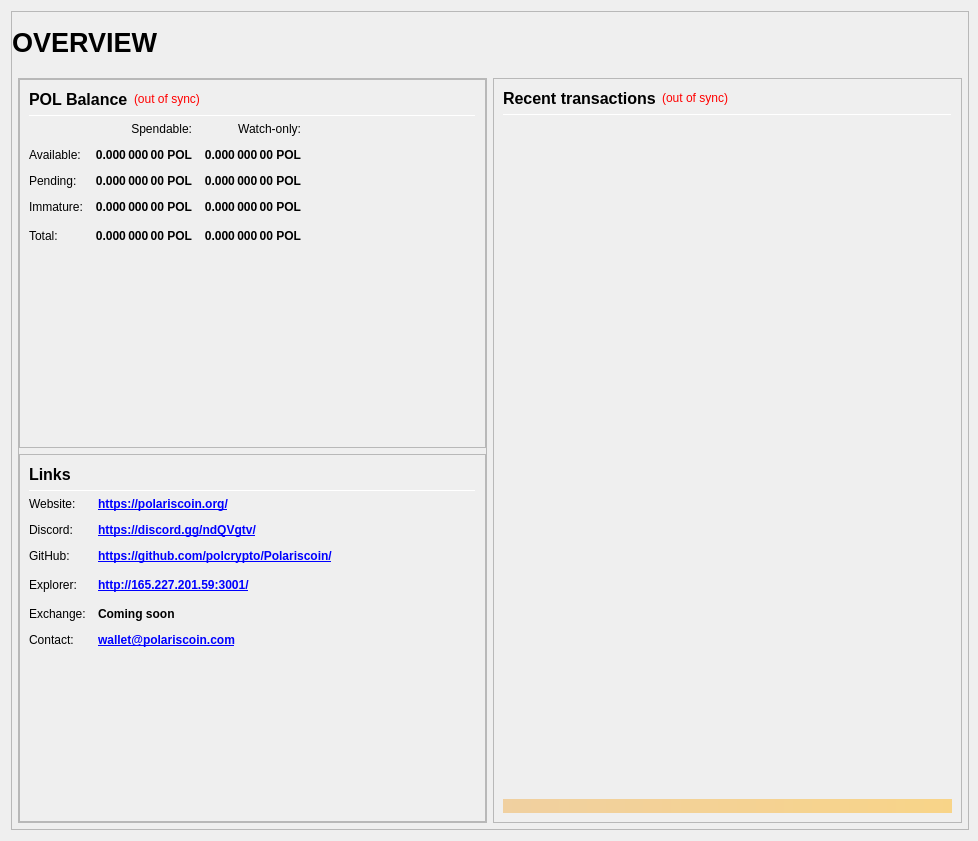
<?xml version="1.0" encoding="UTF-8"?>
<ui version="4.0">
 <class>OverviewPage</class>
 <widget class="QWidget" name="OverviewPage">
  <property name="geometry">
   <rect>
    <x>0</x>
    <y>0</y>
    <width>978</width>
    <height>841</height>
   </rect>
  </property>
  <property name="minimumSize">
   <size>
    <width>960</width>
    <height>682</height>
   </size>
  </property>
  <property name="windowTitle">
   <string>Form</string>
  </property>
  <layout class="QVBoxLayout" name="topLayout" stretch="1">
   <property name="rightMargin">
    <number>9</number>
   </property>
   <item>
    <widget class="QFrame" name="frame_BG">
     <property name="minimumSize">
      <size>
       <width>850</width>
       <height>610</height>
      </size>
     </property>
     <property name="maximumSize">
      <size>
       <width>16777215</width>
       <height>16777215</height>
      </size>
     </property>
     <property name="frameShape">
      <enum>QFrame::StyledPanel</enum>
     </property>
     <property name="frameShadow">
      <enum>QFrame::Raised</enum>
     </property>
     <layout class="QVBoxLayout" name="verticalLayout_3" stretch="1">
      <property name="leftMargin">
       <number>0</number>
      </property>
      <property name="topMargin">
       <number>0</number>
      </property>
      <property name="rightMargin">
       <number>0</number>
      </property>
      <property name="bottomMargin">
       <number>6</number>
      </property>
      <item>
       <layout class="QVBoxLayout" name="verticalLayout_Master" stretch="0,1">
        <property name="leftMargin">
         <number>0</number>
        </property>
        <property name="topMargin">
         <number>0</number>
        </property>
        <property name="rightMargin">
         <number>0</number>
        </property>
        <property name="bottomMargin">
         <number>0</number>
        </property>
        <item>
         <widget class="QFrame" name="frame_Header">
          <layout class="QVBoxLayout" name="verticalLayout_Header" stretch="0">
           <property name="leftMargin">
            <number>0</number>
           </property>
           <property name="topMargin">
            <number>0</number>
           </property>
           <property name="rightMargin">
            <number>0</number>
           </property>
           <property name="bottomMargin">
            <number>0</number>
           </property>
           <item>
            <layout class="QHBoxLayout" name="horizontalLayout_Header" stretch="1,0,1">
             <property name="spacing">
              <number>6</number>
             </property>
             <item>
              <widget class="QLabel" name="labelOverviewHeaderLeft">
               <property name="minimumSize">
                <size>
                 <width>464</width>
                 <height>60</height>
                </size>
               </property>
               <property name="maximumSize">
                <size>
                 <width>16777215</width>
                 <height>60</height>
                </size>
               </property>
               <property name="font">
                <font>
                 <pointsize>20</pointsize>
                 <weight>75</weight>
                 <bold>true</bold>
                </font>
               </property>
               <property name="text">
                <string>OVERVIEW</string>
               </property>
               <property name="alignment">
                <set>Qt::AlignLeading|Qt::AlignLeft|Qt::AlignVCenter</set>
               </property>
              </widget>
             </item>
             <item>
              <spacer name="horizontalSpacer_Header">
               <property name="orientation">
                <enum>Qt::Horizontal</enum>
               </property>
               <property name="sizeHint" stdset="0">
                <size>
                 <width>40</width>
                 <height>20</height>
                </size>
               </property>
              </spacer>
             </item>
             <item>
              <widget class="QLabel" name="labelOverviewHeaderRight">
               <property name="minimumSize">
                <size>
                 <width>464</width>
                 <height>60</height>
                </size>
               </property>
               <property name="maximumSize">
                <size>
                 <width>16777215</width>
                 <height>60</height>
                </size>
               </property>
               <property name="font">
                <font>
                 <pointsize>14</pointsize>
                </font>
               </property>
               <property name="text">
                <string/>
               </property>
               <property name="alignment">
                <set>Qt::AlignRight|Qt::AlignTrailing|Qt::AlignVCenter</set>
               </property>
              </widget>
             </item>
            </layout>
           </item>
          </layout>
         </widget>
        </item>
        <item>
         <widget class="QFrame" name="frame_Content">
          <layout class="QVBoxLayout" name="verticalLayout_Content">
           <property name="leftMargin">
            <number>6</number>
           </property>
           <property name="topMargin">
            <number>0</number>
           </property>
           <property name="rightMargin">
            <number>6</number>
           </property>
           <property name="bottomMargin">
            <number>0</number>
           </property>
           <item>
            <layout class="QHBoxLayout" name="horizontalLayout_Content" stretch="1,1">
             <property name="spacing">
              <number>6</number>
             </property>
             <item>
              <layout class="QVBoxLayout" name="verticalLayout_left" stretch="1">
               <item>
                <widget class="QFrame" name="frameObfuscation">
                 <property name="minimumSize">
                  <size>
                   <width>0</width>
                   <height>0</height>
                  </size>
                 </property>
                 <property name="frameShape">
                  <enum>QFrame::StyledPanel</enum>
                 </property>
                 <property name="frameShadow">
                  <enum>QFrame::Raised</enum>
                 </property>
                 <layout class="QVBoxLayout" name="verticalLayout" stretch="0,0,0,0">
                  <property name="leftMargin">
                   <number>0</number>
                  </property>
                  <property name="topMargin">
                   <number>0</number>
                  </property>
                  <property name="rightMargin">
                   <number>0</number>
                  </property>
                  <property name="bottomMargin">
                   <number>0</number>
                  </property>
                  <item>
                   <widget class="QFrame" name="frame_Balances">
                    <property name="frameShape">
                     <enum>QFrame::StyledPanel</enum>
                    </property>
                    <property name="frameShadow">
                     <enum>QFrame::Raised</enum>
                    </property>
                    <layout class="QVBoxLayout" name="verticalLayout_4">
                     <item>
                      <layout class="QHBoxLayout" name="horizontalLayout_4">
                       <item>
                        <widget class="QLabel" name="label_5">
                         <property name="minimumSize">
                          <size>
                           <width>0</width>
                           <height>20</height>
                          </size>
                         </property>
                         <property name="font">
                          <font>
                           <pointsize>12</pointsize>
                           <weight>75</weight>
                           <bold>true</bold>
                          </font>
                         </property>
                         <property name="text">
                          <string>POL Balance</string>
                         </property>
                        </widget>
                       </item>
                       <item>
                        <widget class="QLabel" name="labelWalletStatus">
                         <property name="cursor">
                          <cursorShape>WhatsThisCursor</cursorShape>
                         </property>
                         <property name="toolTip">
                          <string>The displayed information may be out of date. Your wallet automatically synchronizes with the KYD network after a connection is established, but this process has not completed yet.</string>
                         </property>
                         <property name="styleSheet">
                          <string notr="true">QLabel { color: red; }</string>
                         </property>
                         <property name="text">
                          <string notr="true">(out of sync)</string>
                         </property>
                         <property name="alignment">
                          <set>Qt::AlignLeading|Qt::AlignLeft|Qt::AlignVCenter</set>
                         </property>
                        </widget>
                       </item>
                       <item>
                        <spacer name="horizontalSpacer_3">
                         <property name="orientation">
                          <enum>Qt::Horizontal</enum>
                         </property>
                         <property name="sizeHint" stdset="0">
                          <size>
                           <width>40</width>
                           <height>20</height>
                          </size>
                         </property>
                        </spacer>
                       </item>
                      </layout>
                     </item>
                     <item>
                      <widget class="Line" name="line_Balance">
                       <property name="minimumSize">
                        <size>
                         <width>0</width>
                         <height>1</height>
                        </size>
                       </property>
                       <property name="maximumSize">
                        <size>
                         <width>16777215</width>
                         <height>1</height>
                        </size>
                       </property>
                       <property name="orientation">
                        <enum>Qt::Horizontal</enum>
                       </property>
                      </widget>
                     </item>
                     <item>
                      <layout class="QGridLayout" name="gridLayout">
                       <property name="spacing">
                        <number>12</number>
                       </property>
                       <item row="0" column="1">
                        <widget class="QLabel" name="labelSpendable">
                         <property name="text">
                          <string>Spendable:</string>
                         </property>
                         <property name="alignment">
                          <set>Qt::AlignRight|Qt::AlignTrailing|Qt::AlignVCenter</set>
                         </property>
                        </widget>
                       </item>
                       <item row="0" column="2">
                        <widget class="QLabel" name="labelWatchonly">
                         <property name="text">
                          <string>Watch-only:</string>
                         </property>
                         <property name="alignment">
                          <set>Qt::AlignRight|Qt::AlignTrailing|Qt::AlignVCenter</set>
                         </property>
                        </widget>
                       </item>
                       <item row="1" column="0">
                        <widget class="QLabel" name="labelBalanceText">
                         <property name="text">
                          <string>Available:</string>
                         </property>
                        </widget>
                       </item>
                       <item row="1" column="1">
                        <widget class="QLabel" name="labelBalance">
                         <property name="font">
                          <font>
                           <weight>75</weight>
                           <bold>true</bold>
                          </font>
                         </property>
                         <property name="cursor">
                          <cursorShape>IBeamCursor</cursorShape>
                         </property>
                         <property name="toolTip">
                          <string>Your current spendable balance</string>
                         </property>
                         <property name="text">
                          <string notr="true">0.000 000 00 POL</string>
                         </property>
                         <property name="alignment">
                          <set>Qt::AlignRight|Qt::AlignTrailing|Qt::AlignVCenter</set>
                         </property>
                         <property name="textInteractionFlags">
                          <set>Qt::LinksAccessibleByMouse|Qt::TextSelectableByKeyboard|Qt::TextSelectableByMouse</set>
                         </property>
                        </widget>
                       </item>
                       <item row="1" column="2">
                        <widget class="QLabel" name="labelWatchAvailable">
                         <property name="font">
                          <font>
                           <weight>75</weight>
                           <bold>true</bold>
                          </font>
                         </property>
                         <property name="cursor">
                          <cursorShape>IBeamCursor</cursorShape>
                         </property>
                         <property name="toolTip">
                          <string>Your current balance in watch-only addresses</string>
                         </property>
                         <property name="text">
                          <string notr="true">0.000 000 00 POL</string>
                         </property>
                         <property name="alignment">
                          <set>Qt::AlignRight|Qt::AlignTrailing|Qt::AlignVCenter</set>
                         </property>
                         <property name="textInteractionFlags">
                          <set>Qt::LinksAccessibleByMouse|Qt::TextSelectableByKeyboard|Qt::TextSelectableByMouse</set>
                         </property>
                        </widget>
                       </item>
                       <item row="2" column="0">
                        <widget class="QLabel" name="labelPendingText">
                         <property name="text">
                          <string>Pending:</string>
                         </property>
                        </widget>
                       </item>
                       <item row="2" column="1">
                        <widget class="QLabel" name="labelUnconfirmed">
                         <property name="font">
                          <font>
                           <weight>75</weight>
                           <bold>true</bold>
                          </font>
                         </property>
                         <property name="cursor">
                          <cursorShape>IBeamCursor</cursorShape>
                         </property>
                         <property name="toolTip">
                          <string>Total of transactions that have yet to be confirmed, and do not yet count toward the spendable balance</string>
                         </property>
                         <property name="text">
                          <string notr="true">0.000 000 00 POL</string>
                         </property>
                         <property name="alignment">
                          <set>Qt::AlignRight|Qt::AlignTrailing|Qt::AlignVCenter</set>
                         </property>
                         <property name="textInteractionFlags">
                          <set>Qt::LinksAccessibleByMouse|Qt::TextSelectableByKeyboard|Qt::TextSelectableByMouse</set>
                         </property>
                        </widget>
                       </item>
                       <item row="2" column="2">
                        <widget class="QLabel" name="labelWatchPending">
                         <property name="font">
                          <font>
                           <weight>75</weight>
                           <bold>true</bold>
                          </font>
                         </property>
                         <property name="cursor">
                          <cursorShape>IBeamCursor</cursorShape>
                         </property>
                         <property name="toolTip">
                          <string>Unconfirmed transactions to watch-only addresses</string>
                         </property>
                         <property name="text">
                          <string notr="true">0.000 000 00 POL</string>
                         </property>
                         <property name="alignment">
                          <set>Qt::AlignRight|Qt::AlignTrailing|Qt::AlignVCenter</set>
                         </property>
                         <property name="textInteractionFlags">
                          <set>Qt::LinksAccessibleByMouse|Qt::TextSelectableByKeyboard|Qt::TextSelectableByMouse</set>
                         </property>
                        </widget>
                       </item>
                       <item row="3" column="0">
                        <widget class="QLabel" name="labelImmatureText">
                         <property name="text">
                          <string>Immature:</string>
                         </property>
                        </widget>
                       </item>
                       <item row="3" column="1">
                        <widget class="QLabel" name="labelImmature">
                         <property name="font">
                          <font>
                           <weight>75</weight>
                           <bold>true</bold>
                          </font>
                         </property>
                         <property name="cursor">
                          <cursorShape>IBeamCursor</cursorShape>
                         </property>
                         <property name="toolTip">
                          <string>Staked or masternode rewards that has not yet matured</string>
                         </property>
                         <property name="text">
                          <string notr="true">0.000 000 00 POL</string>
                         </property>
                         <property name="alignment">
                          <set>Qt::AlignRight|Qt::AlignTrailing|Qt::AlignVCenter</set>
                         </property>
                         <property name="textInteractionFlags">
                          <set>Qt::LinksAccessibleByMouse|Qt::TextSelectableByKeyboard|Qt::TextSelectableByMouse</set>
                         </property>
                        </widget>
                       </item>
                       <item row="3" column="2">
                        <widget class="QLabel" name="labelWatchImmature">
                         <property name="font">
                          <font>
                           <weight>75</weight>
                           <bold>true</bold>
                          </font>
                         </property>
                         <property name="cursor">
                          <cursorShape>IBeamCursor</cursorShape>
                         </property>
                         <property name="toolTip">
                          <string>Staked or masternode rewards in watch-only addresses that has not yet matured</string>
                         </property>
                         <property name="text">
                          <string notr="true">0.000 000 00 POL</string>
                         </property>
                         <property name="alignment">
                          <set>Qt::AlignRight|Qt::AlignTrailing|Qt::AlignVCenter</set>
                         </property>
                         <property name="textInteractionFlags">
                          <set>Qt::LinksAccessibleByMouse|Qt::TextSelectableByKeyboard|Qt::TextSelectableByMouse</set>
                         </property>
                        </widget>
                       </item>
                 
                       <item row="4" column="0">
                        <widget class="QLabel" name="labelTotalText">
                         <property name="toolTip">
                          <string>Your current POL balance, unconfirmed and immature transactions included</string>
                         </property>
                         <property name="text">
                          <string>Total:</string>
                         </property>
                        </widget>
                       </item>
                       <item row="4" column="1">
                        <widget class="QLabel" name="labelTotal">
                         <property name="font">
                          <font>
                           <weight>75</weight>
                           <bold>true</bold>
                          </font>
                         </property>
                         <property name="cursor">
                          <cursorShape>IBeamCursor</cursorShape>
                         </property>
                         <property name="toolTip">
                          <string>Your current POL balance, unconfirmed and immature transactions included</string>
                         </property>
                         <property name="text">
                          <string notr="true">0.000 000 00 POL</string>
                         </property>
                         <property name="alignment">
                          <set>Qt::AlignRight|Qt::AlignTrailing|Qt::AlignVCenter</set>
                         </property>
                         <property name="textInteractionFlags">
                          <set>Qt::LinksAccessibleByMouse|Qt::TextSelectableByKeyboard|Qt::TextSelectableByMouse</set>
                         </property>
                        </widget>
                       </item>
                       <item row="4" column="2">
                        <widget class="QLabel" name="labelWatchTotal">
                         <property name="font">
                          <font>
                           <weight>75</weight>
                           <bold>true</bold>
                          </font>
                         </property>
                         <property name="cursor">
                          <cursorShape>IBeamCursor</cursorShape>
                         </property>
                         <property name="toolTip">
                          <string>Current total balance in watch-only addresses</string>
                         </property>
                         <property name="text">
                          <string notr="true">0.000 000 00 POL</string>
                         </property>
                         <property name="alignment">
                          <set>Qt::AlignRight|Qt::AlignTrailing|Qt::AlignVCenter</set>
                         </property>
                         <property name="textInteractionFlags">
                          <set>Qt::LinksAccessibleByMouse|Qt::TextSelectableByKeyboard|Qt::TextSelectableByMouse</set>
                         </property>
                        </widget>
                       </item>
                       <item row="4" column="3">
                        <spacer name="horizontalSpacer_9">
                         <property name="orientation">
                          <enum>Qt::Horizontal</enum>
                         </property>
                         <property name="sizeHint" stdset="0">
                          <size>
                           <width>40</width>
                           <height>20</height>
                          </size>
                         </property>
                        </spacer>
                       </item>
                      </layout>
                     </item>
                     <item>
                      <spacer name="verticalSpacer_3">
                       <property name="orientation">
                        <enum>Qt::Vertical</enum>
                       </property>
                       <property name="sizeHint" stdset="0">
                        <size>
                         <width>20</width>
                         <height>40</height>
                        </size>
                       </property>
                      </spacer>
                     </item>
                    </layout>
                   </widget>
                  </item>
                  <item>
                   <widget class="QFrame" name="frame_Links">
                    <property name="frameShape">
                     <enum>QFrame::StyledPanel</enum>
                    </property>
                    <property name="frameShadow">
                     <enum>QFrame::Raised</enum>
                    </property>
                    <layout class="QVBoxLayout" name="verticalLayout_Links">
                     <item>
                      <layout class="QHBoxLayout" name="horizontalLayout_Links_1" stretch="0,0">
                       <item>
                        <widget class="QLabel" name="label_Links_title">
                         <property name="minimumSize">
                          <size>
                           <width>0</width>
                           <height>20</height>
                          </size>
                         </property>
                         <property name="font">
                          <font>
                           <pointsize>12</pointsize>
                           <weight>75</weight>
                           <bold>true</bold>
                          </font>
                         </property>
                         <property name="text">
                          <string>Links</string>
                         </property>
                        </widget>
                       </item>
                       <item>
                        <spacer name="horizontalSpacer_Links_1">
                         <property name="orientation">
                          <enum>Qt::Horizontal</enum>
                         </property>
                         <property name="sizeHint" stdset="0">
                          <size>
                           <width>40</width>
                           <height>20</height>
                          </size>
                         </property>
                        </spacer>
                       </item>
                      </layout>
                     </item>
                     <item>
                      <widget class="Line" name="line_Links">
                       <property name="minimumSize">
                        <size>
                         <width>0</width>
                         <height>1</height>
                        </size>
                       </property>
                       <property name="maximumSize">
                        <size>
                         <width>16777215</width>
                         <height>1</height>
                        </size>
                       </property>
                       <property name="orientation">
                        <enum>Qt::Horizontal</enum>
                       </property>
                      </widget>
                     </item>
                     <item>
                      <layout class="QGridLayout" name="gridLayout_Links">
                       <property name="spacing">
                        <number>12</number>
                       </property>
                       <item row="1" column="0">
                        <widget class="QLabel" name="labelLinks1">
                         <property name="text">
                          <string>Website:</string>
                         </property>
                        </widget>
                       </item>
                       <item row="1" column="1">
                        <widget class="QLabel" name="labelLinksUrl1">
                         <property name="font">
                          <font>
                           <weight>75</weight>
                           <bold>true</bold>
                          </font>
                         </property>
                         <property name="text">
                          <string notr="true">&lt;a href=&quot;https://polariscoin.org/&quot;&gt;https://polariscoin.org/&lt;/a&gt;</string>
                         </property>
                         <property name="textFormat">
                          <enum>Qt::RichText</enum>
                         </property>
                         <property name="alignment">
                          <set>Qt::AlignLeading|Qt::AlignLeft|Qt::AlignVCenter</set>
                         </property>
                         <property name="openExternalLinks">
                          <bool>true</bool>
                         </property>
                        </widget>
                       </item>
                       <item row="2" column="0">
                        <widget class="QLabel" name="labelLinks2">
                         <property name="text">
                          <string>Discord:</string>
                         </property>
                        </widget>
                       </item>
                       <item row="2" column="1">
                        <widget class="QLabel" name="labelLinksUrl2">
                         <property name="font">
                          <font>
                           <weight>75</weight>
                           <bold>true</bold>
                          </font>
                         </property>
                         <property name="text">
                          <string notr="true">&lt;a href=&quot;https://discord.gg/ndQVgtv/&quot;&gt;https://discord.gg/ndQVgtv/&lt;/a&gt;</string>
                         </property>
                         <property name="alignment">
                          <set>Qt::AlignLeading|Qt::AlignLeft|Qt::AlignVCenter</set>
                         </property>
                         <property name="openExternalLinks">
                          <bool>true</bool>
                         </property>
                        </widget>
                       </item>
                       <item row="3" column="0">
                        <widget class="QLabel" name="labelLinks3">
                         <property name="text">
                          <string>GitHub:</string>
                         </property>
                        </widget>
                       </item>
                       <item row="3" column="1">
                        <widget class="QLabel" name="labelLinksUrl3">
                         <property name="font">
                          <font>
                           <weight>75</weight>
                           <bold>true</bold>
                          </font>
                         </property>
                         <property name="text">
                          <string notr="true">&lt;a href=&quot;https://github.com/polcrypto/Polariscoin/&quot;&gt;https://github.com/polcrypto/Polariscoin/&lt;/a&gt;</string>
                         </property>
                         <property name="alignment">
                           <set>Qt::AlignLeading|Qt::AlignLeft|Qt::AlignVCenter</set>
                         </property>
                         <property name="openExternalLinks">
                          <bool>true</bool>
                         </property>
                        </widget>
                       </item>
                       <item row="4" column="0">
                        <widget class="QLabel" name="labelLinks4">
                         <property name="text">
                          <string>Explorer:</string>
                         </property>
                        </widget>
                       </item>
                       <item row="4" column="1">
                        <widget class="QLabel" name="labelLinksUrl4">
                         <property name="font">
                          <font>
                           <weight>75</weight>
                           <bold>true</bold>
                          </font>
                         </property>
                         <property name="text">
                          <string notr="true">&lt;a href=&quot;http://165.227.201.59:3001/&quot;&gt;http://165.227.201.59:3001/&lt;/a&gt;</string>
                         </property>
                         <property name="alignment">
                           <set>Qt::AlignLeading|Qt::AlignLeft|Qt::AlignVCenter</set>
                         </property>
                         <property name="openExternalLinks">
                          <bool>true</bool>
                         </property>
                        </widget>
                       </item>
                       <item row="4" column="2">
                        <spacer name="horizontalSpacer_Links_2">
                         <property name="orientation">
                          <enum>Qt::Horizontal</enum>
                         </property>
                         <property name="sizeHint" stdset="0">
                          <size>
                           <width>40</width>
                           <height>20</height>
                          </size>
                         </property>
                        </spacer>
                       </item>
                       <item row="5" column="0">
                        <widget class="QLabel" name="labelLinks5">
                         <property name="text">
                          <string>Exchange:</string>
                         </property>
                        </widget>
                       </item>
                       <item row="5" column="1">
                        <widget class="QLabel" name="labelLinksUrl5">
                         <property name="font">
                          <font>
                           <weight>75</weight>
                           <bold>true</bold>
                          </font>
                         </property>
                         <property name="text">
                          <string>Coming soon</string>
                         </property>
                         <property name="alignment">
                           <set>Qt::AlignLeading|Qt::AlignLeft|Qt::AlignVCenter</set>
                         </property>
                         <property name="openExternalLinks">
                          <bool>true</bool>
                         </property>
                        </widget>
                       </item>
                       <item row="6" column="0">
                        <widget class="QLabel" name="labelLinks6">
                         <property name="text">
                          <string>Contact:</string>
                         </property>
                        </widget>
                       </item>
                       <item row="6" column="1">
                        <widget class="QLabel" name="labelLinksUrl6">
                         <property name="font">
                          <font>
                           <weight>75</weight>
                           <bold>true</bold>
                          </font>
                         </property>
                         <property name="text">
                          <string notr="true">&lt;a href=&quot;wallet@polariscoin.com&quot;&gt;wallet@polariscoin.com&lt;/a&gt;</string>
                         </property>
                         <property name="alignment">
                           <set>Qt::AlignLeading|Qt::AlignLeft|Qt::AlignVCenter</set>
                         </property>
                         <property name="openExternalLinks">
                          <bool>true</bool>
                         </property>
                        </widget>
                       </item>
                      </layout>
                     </item>
                     <item>
                      <spacer name="verticalSpacer_4">
                       <property name="orientation">
                        <enum>Qt::Vertical</enum>
                       </property>
                       <property name="sizeHint" stdset="0">
                        <size>
                         <width>20</width>
                         <height>40</height>
                        </size>
                       </property>
                      </spacer>
                     </item>
                    </layout>
                   </widget>
                  </item>
                 </layout>
                </widget>
               </item>
              </layout>
             </item>
             <item>
              <layout class="QVBoxLayout" name="verticalLayout_right" stretch="1">
               <item>
                <widget class="QFrame" name="frame_RecentTransactions">
                 <property name="minimumSize">
                  <size>
                   <width>0</width>
                   <height>0</height>
                  </size>
                 </property>
                 <property name="frameShape">
                  <enum>QFrame::StyledPanel</enum>
                 </property>
                 <property name="frameShadow">
                  <enum>QFrame::Raised</enum>
                 </property>
                 <layout class="QVBoxLayout" name="verticalLayout_1" stretch="0,0,0,0,0">
                  <item>
                   <layout class="QHBoxLayout" name="horizontalLayout_2">
                    <item>
                     <widget class="QLabel" name="label_4">
                      <property name="minimumSize">
                       <size>
                        <width>0</width>
                        <height>20</height>
                       </size>
                      </property>
                      <property name="font">
                       <font>
                        <pointsize>12</pointsize>
                        <weight>75</weight>
                        <bold>true</bold>
                       </font>
                      </property>
                      <property name="text">
                       <string>Recent transactions</string>
                      </property>
                     </widget>
                    </item>
                    <item>
                     <widget class="QLabel" name="labelTransactionsStatus">
                      <property name="cursor">
                       <cursorShape>WhatsThisCursor</cursorShape>
                      </property>
                      <property name="toolTip">
                       <string>The displayed information may be out of date. Your wallet automatically synchronizes with the POL network after a connection is established, but this process has not completed yet.</string>
                      </property>
                      <property name="styleSheet">
                       <string notr="true">QLabel { color: red; }</string>
                      </property>
                      <property name="text">
                       <string notr="true">(out of sync)</string>
                      </property>
                      <property name="alignment">
                       <set>Qt::AlignRight|Qt::AlignTrailing|Qt::AlignVCenter</set>
                      </property>
                     </widget>
                    </item>
                    <item>
                     <spacer name="horizontalSpacer">
                      <property name="orientation">
                       <enum>Qt::Horizontal</enum>
                      </property>
                      <property name="sizeHint" stdset="0">
                       <size>
                        <width>40</width>
                        <height>20</height>
                       </size>
                      </property>
                     </spacer>
                    </item>
                   </layout>
                  </item>
                  <item>
                   <widget class="Line" name="line">
                    <property name="minimumSize">
                     <size>
                      <width>0</width>
                      <height>1</height>
                     </size>
                    </property>
                    <property name="maximumSize">
                     <size>
                      <width>16777215</width>
                      <height>1</height>
                     </size>
                    </property>
                    <property name="orientation">
                     <enum>Qt::Horizontal</enum>
                    </property>
                   </widget>
                  </item>
                  <item>
                   <widget class="QListView" name="listTransactions">
                    <property name="minimumSize">
                     <size>
                      <width>0</width>
                      <height>0</height>
                     </size>
                    </property>
                    <property name="styleSheet">
                     <string notr="true">QListView { background: transparent; }</string>
                    </property>
                    <property name="frameShape">
                     <enum>QFrame::NoFrame</enum>
                    </property>
                    <property name="verticalScrollBarPolicy">
                     <enum>Qt::ScrollBarAlwaysOff</enum>
                    </property>
                    <property name="horizontalScrollBarPolicy">
                     <enum>Qt::ScrollBarAlwaysOff</enum>
                    </property>
                    <property name="selectionMode">
                     <enum>QAbstractItemView::NoSelection</enum>
                    </property>
                   </widget>
                  </item>
                  <item>
                   <spacer name="verticalSpacer_2">
                    <property name="orientation">
                     <enum>Qt::Vertical</enum>
                    </property>
                    <property name="sizeType">
                     <enum>QSizePolicy::Expanding</enum>
                    </property>
                    <property name="sizeHint" stdset="0">
                     <size>
                      <width>20</width>
                      <height>40</height>
                     </size>
                    </property>
                   </spacer>
                  </item>
                  <item>
                   <widget class="QLabel" name="labelAlerts">
                    <property name="maximumSize">
                     <size>
                      <width>16777215</width>
                      <height>16777215</height>
                     </size>
                    </property>
                    <property name="styleSheet">
                     <string notr="true">background-color: qlineargradient(x1: 0, y1: 0, x2: 1, y2: 0, stop:0 #F0D0A0, stop:1 #F8D488); color:#000000;</string>
                    </property>
                    <property name="text">
                     <string/>
                    </property>
                    <property name="wordWrap">
                     <bool>true</bool>
                    </property>
                    <property name="margin">
                     <number>3</number>
                    </property>
                   </widget>
                  </item>
                 </layout>
                </widget>
               </item>
              </layout>
             </item>
            </layout>
           </item>
          </layout>
         </widget>
        </item>
       </layout>
      </item>
     </layout>
    </widget>
   </item>
  </layout>
 </widget>
 <resources/>
 <connections/>
</ui>
